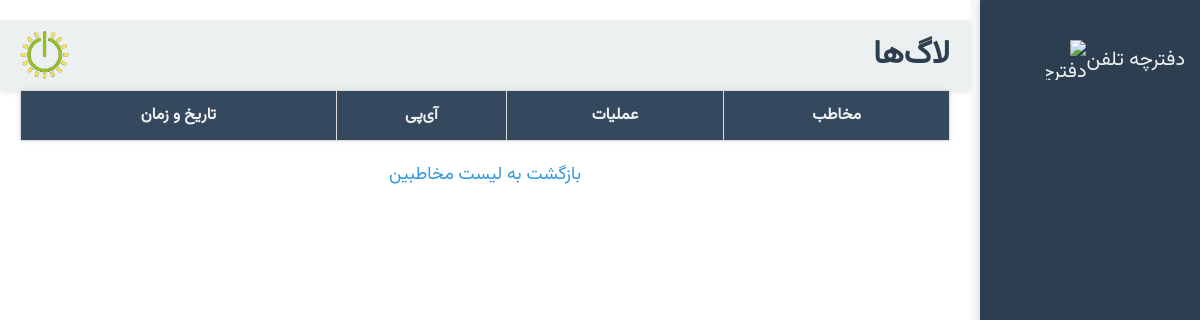
/logs, run on an earlier commit of the app's database.
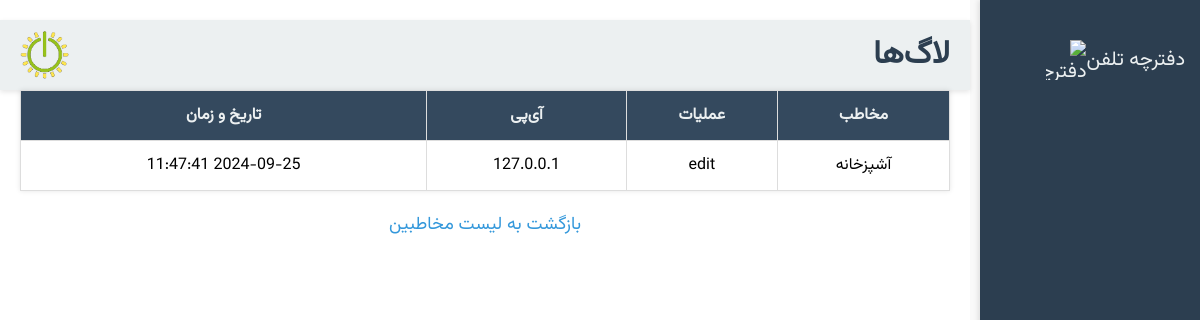
And on a later commit of the database.
### tables this page shows
CREATE TABLE logs (
    id INTEGER PRIMARY KEY AUTOINCREMENT,
    contact_id INTEGER,
    action TEXT,
    ip_address TEXT,
    timestamp DATETIME DEFAULT CURRENT_TIMESTAMP,
    FOREIGN KEY(contact_id) REFERENCES contacts(id)
);

CREATE TABLE contacts (
    id INTEGER PRIMARY KEY AUTOINCREMENT,
    full_name TEXT,
    phone TEXT NOT NULL,
    position TEXT,
    department TEXT,
    location TEXT
);

### app.py (the view)
@app.route('/logs')
def view_logs():
    conn = get_db_connection()
    logs = conn.execute('''
        SELECT logs.*, contacts.full_name
        FROM logs
        LEFT JOIN contacts ON logs.contact_id = contacts.id
        ORDER BY logs.timestamp DESC
    ''').fetchall()
    conn.close()
    return render_template('logs.html', logs=logs)

### app.py (called while the page is built)
def get_db_connection():
    conn = sqlite3.connect('database.db')
    conn.row_factory = sqlite3.Row  # برای دسترسی به ستون‌ها با نام
    return conn

### templates/logs.html (shortened to what this page needs)
<!DOCTYPE html>
<html lang="fa">
<head>
</head>
<body>
    <div class="sidebar">
        <a href="{{ url_for('index') }}" title="دفترچه تلفن">
            دفترچه تلفن
            <img src="/static/phonebook_icon.png" alt="دفترچه تلفن">
        </a>
    </div>
    <div class="main-content">
        <header>
            <h1>لاگ‌ها</h1>
            <img src="/static/logo.png" alt="لوگو">
        </header>
        <table>
            <thead>
                <tr>
                    <th>مخاطب</th>
                    <th>عملیات</th>
                    <th>آی‌پی</th>
                    <th>تاریخ و زمان</th>
                </tr>
            </thead>
            <tbody>
                {% for log in logs %}
                <tr>
                    <td>{{ log['full_name'] if log['full_name'] else '---' }}</td>
                    <td>{{ log['action'] }}</td>
                    <td>{{ log['ip_address'] }}</td>
                    <td>{{ log['timestamp'] }}</td>
                </tr>
                {% endfor %}
            </tbody>
        </table>
        <a href="{{ url_for('index') }}" class="back-link">بازگشت به لیست مخاطبین</a>
    </div>
</body>
</html>

What changed in the data, as far as the page shows it:
added logs: full_name "آشپزخانه", action "edit", ip_address "127.0.0.1", timestamp "2024-09-25 11:47:41"
